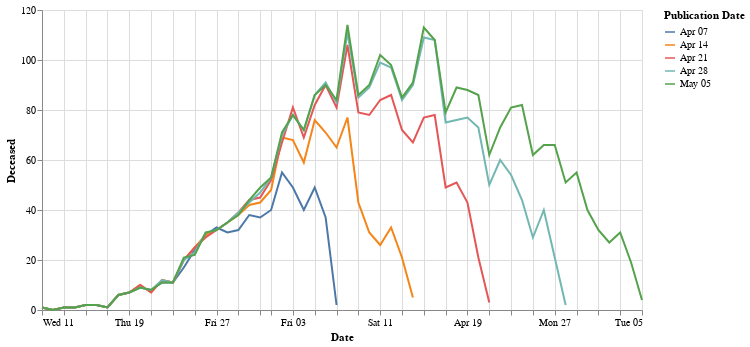

Notebook code cell kept with this figure:
### Code cell
df = data[data['date'] > '2020-03-10']
# Only show weekly publication dates based on latest publication date
df = df[df.publication_date.dt.dayofweek == data['publication_date'].max().weekday()]

alt.Chart(df, width=600).mark_line().encode(
    x=alt.X('date', title="Date"),
    y=alt.Y('N', title="Deceased"),
    color=alt.Color('monthdate(publication_date):N', title="Publication Date")
)

### Figure 1 — Vega-Lite specification as saved in the notebook (floating-point values rounded to 4 significant figures; data arrays with more than 128 entries replaced by an {"elided": "..."} marker saying what was removed)
{"config": {"view": {"continuousWidth": 400, "continuousHeight": 300}}, "data": {"name": "data-0b83adbe120644c6e63683d30f7c1ad6"}, "mark": "line", "encoding": {"color": {"type": "nominal", "field": "publication_date", "timeUnit": "monthdate", "title": "Publication Date"}, "x": {"type": "temporal", "field": "date", "title": "Date"}, "y": {"type": "quantitative", "field": "N", "title": "Deceased"}}, "width": 600, "$schema": "https://vega.github.io/schema/vega-lite/v4.8.1.json", "datasets": {"data-0b83adbe120644c6e63683d30f7c1ad6": {"elided": "210 records"}}}
